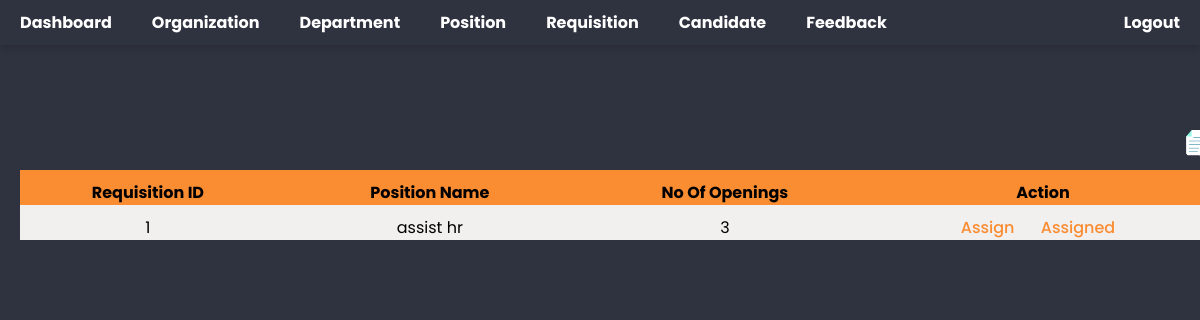
The page /HRadministrator/requisition (signed in) on the database its author committed.
### HRadministrator/models.py (models this page shows, shortened)
class requisition(models.Model):
    requisition_id = models.CharField(max_length=100, unique=True)
    positionname = models.ForeignKey("position", on_delete=models.PROTECT)
    no_of_openings = models.IntegerField(default=0)
    min_salary = models.IntegerField(null=True)
    max_salary = models.IntegerField(null=True)
    min_experiance = models.IntegerField(null=True)
    max_experiance = models.IntegerField(null=True)
    qualification = models.CharField(max_length=50, null=True)

class position(models.Model):
    name = models.CharField(max_length=100)
    deptname = models.ForeignKey("department", on_delete=models.PROTECT)
    orgname = models.ForeignKey("organization", on_delete=models.PROTECT)
    def __str__(self):
        return self.name

### HRadministrator/views.py (the view)
# urls.py: path('requisition', views.requi_setup, name='requisition'),
@login_required(login_url="/")
def requi_setup(request):
    requis = requisition.objects.all()
    return render(request, 'RequiSetup/requi.html', {'requis':requis})

### HRadministrator/templates/RequiSetup/requi.html (shortened to what this page needs)
{% extends "base.html" %}
{% block content %}
<a href="/HRadministrator/create-requisition" class="add"><img src="/media/icons/create.png" alt=""></a>
<table id="view_page" style="--cir:#fa8c31;">
    <tr class="table-dark">
        <th>Requisition ID</th>
        <th>Position Name</th>
        <th>No Of Openings</th>
        <th>Action</th>
    </tr>
    {% for requi in requis %}
    <tr>
        <td>{{requi.requisition_id}}</td>
        <td>{{requi.positionname}}</td>
        <td>{{requi.no_of_openings}}</td>
        <td>
            <a href="{% url 'assign-requisition' requi.id %}" class="btn" style="margin-right: 2em;">Assign</a>
            <a href="{% url 'assigned-candidated' requi.id %}" class="btn">Assigned</a>
        </td>
    </tr>
    {% endfor %}
{% endblock content %}

### static/css/style.css (style rules this page uses)
* { margin: 0; padding: 0; box-sizing: border-box; font-family: 'Poppins', sans-serif; }
:root { --bg: #2f323f; }
body { position: relative; z-index: 1; min-height: 100vh; background: var(--bg); }
#view_page { position: absolute; width: 100%; border-collapse: collapse; margin-top: 5em; }
#view_page td, #view_page th { padding: 10px 30px 0 10px; }
#view_page tr:nth-child(even) { background-color: #f2efef; text-align: center; }
#view_page tr:nth-child(odd) { background-color: #d2cdcd; text-align: center; }
#view_page tr th { background-color: var(--cir); }
#view_page tr td a { text-decoration: none; color: var(--cir); margin-left: -10px; }
.add { position: absolute; border: none; background: transparent; cursor: pointer; margin-top: 2.4em; margin-left: 97%; }
.add img { height: 35px; width: 30px; }
header li, a, button { font-weight: 500; font-size: 16px; color: #edf0f1; text-decoration: none; list-style: none; }

### rows shown on the page
requisition: requisition_id "1", positionname "assist hr", no_of_openings "3"
